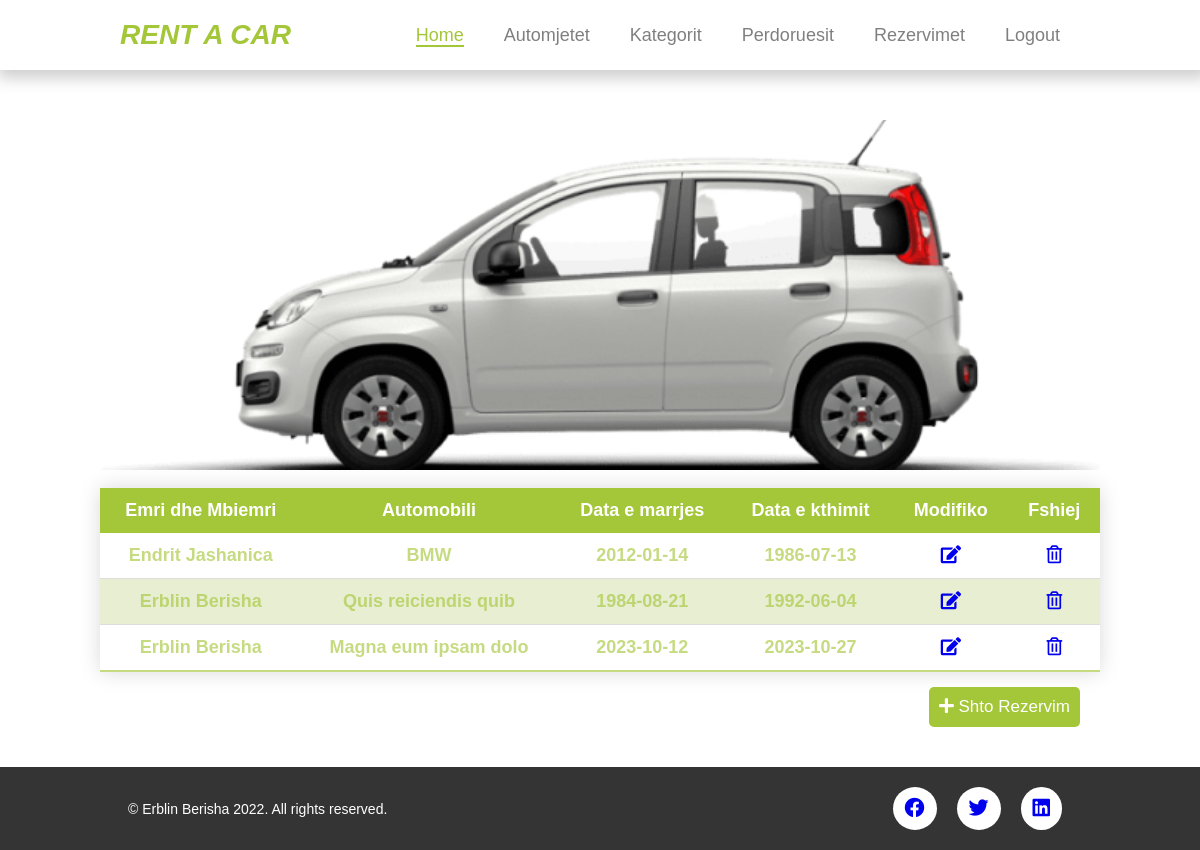
Page /rezervimet.php (signed in) on the committed database.
### tables this page shows
CREATE TABLE `rezervimet` (
  `rezervimiid` int(11) NOT NULL,
  `datamarrjes` date NOT NULL,
  `datakthimit` date NOT NULL,
  `automjetiid` int(11) NOT NULL,
  `klientiid` int(11) NOT NULL,
  `perdoruesiid` int(11) DEFAULT NULL
);

CREATE TABLE `automjetet` (
  `automjetiid` int(11) NOT NULL,
  `kategoriid` int(11) DEFAULT NULL,
  `emri` varchar(50) DEFAULT NULL,
  `nrregjistrimi` varchar(50) DEFAULT NULL,
  `vitiprodhimit` int(6) DEFAULT NULL,
  `cmimi` varchar(50) DEFAULT NULL
);

### inc/functions.php (called while the page is built, shortened)
<?php
function merrRezervimet(){
    global $dbconn;
    $sql="SELECT r.rezervimiid, a.emri, CONCAT(k.emri,' ',k.mbiemri) AS emrimbiemri, r.datamarrjes, r.datakthimit";
    $sql.=" FROM rezervimet r INNER JOIN automjetet a  ON a.automjetiid=r.automjetiid INNER JOIN klientet k ON r.klientiid=k.klientiid";
    $sql.=" ORDER BY r.rezervimiid DESC";
    return mysqli_query($dbconn,$sql);
}
?>

### rezervimet.php (the view)
<?php
include "inc/header.php";
?>
<section class="list-entity container">
    <div class="image">
        <img src="img/car10.png" alt="">
    </div>
    <table class="styled-table">
        <thead>
        <tr>
            <th>Emri dhe Mbiemri</th>
            <th>Automobili</th>
            <th>Data e marrjes</th>
            <th>Data e kthimit</th>
            <th>Modifiko</th>
            <th>Fshiej</th>
        </tr>
        </thead>
        <tbody>
            <?php
            $rezevimet=merrRezervimet();
            while ($rezevimi = mysqli_fetch_assoc($rezevimet)) {
                $rid=$rezevimi['rezervimiid'];
                echo "<tr class='active-row'>";
                echo "<td>". $rezevimi['emrimbiemri'] . "</td>";
                echo "<td>". $rezevimi['emri'] . "</td>";
                echo "<td>". $rezevimi['datamarrjes'] . "</td>";
                echo "<td>". $rezevimi['datakthimit'] . "</td>";
                echo "<td><a href='shto_modifiko_rezervim.php?rid={$rid}'>
                <i class='fas fa-edit'></i></a></td>";
                echo "<td><a href='#'>
                <i class='far fa-trash-alt'></i></a></td>";
                echo "</tr>";
            }
            ?>
        </tbody>
    </table>
    <a href="shto_modifiko_rezervim.php" id="add_entity"><i class="fas fa-plus"></i> Shto Rezervim</a>
</section>
<?php
include "inc/footer.php";
?>

### style.css (style rules this page uses)
* { margin: 0; padding: 0; }
html, body { font-size: 15px; font-family: sans-serif; margin: 0; padding: 0; }
.container { width: 80%; margin: 0 auto; }
.list-entity, .section-shto-modifiko { margin-top: 50px!important; margin: 10px auto; display: flex; flex-direction: column; justify-content: center; align-items: center; }
.image img { width: 1000px; height: 350px; object-fit: cover; }
.image { position: relative; z-index: 5; }
.styled-table { border-collapse: collapse; margin: 15px 0; font-size: 18px; font-family: sans-serif; min-width: 1000px; width: 100%; box-shadow: 0 0 20px rgba(0, 0, 0, 0.15); }
.styled-table thead tr { background-color: #a4c639; color: #ffffff; text-align: center; }
.styled-table th, .styled-table td { padding: 12px 15px; text-align: center!important; }
.styled-table tbody tr { border-bottom: 1px solid #dddddd; }
.styled-table tbody tr:nth-of-type(even) { background-color: #9eb9473f; }
.styled-table tbody tr:last-of-type { border-bottom: 2px solid #a5c639a2; }
.styled-table tbody tr.active-row { font-weight: bold; color: #a5c639a2; }
#add_entity { text-decoration: none; margin-bottom: 30px; margin-left: auto; border: none; padding: 10px; background: #a4c639; color: white; font-size: 17px; cursor: pointer; border-radius: 5px; transition: all 0.4s ease; }
.kategorite .styled-table th, .styled-table td { text-align: left; }

### rows in the picture
rezervimet: emrimbiemri "Endrit Jashanica", automjetiid.emri "BMW", datamarrjes "2012-01-14", datakthimit "1986-07-13"
rezervimet: emrimbiemri "Erblin Berisha", automjetiid.emri "Quis reiciendis quib", datamarrjes "1984-08-21", datakthimit "1992-06-04"
rezervimet: emrimbiemri "Erblin Berisha", automjetiid.emri "Magna eum ipsam dolo", datamarrjes "2023-10-12", datakthimit "2023-10-27"
